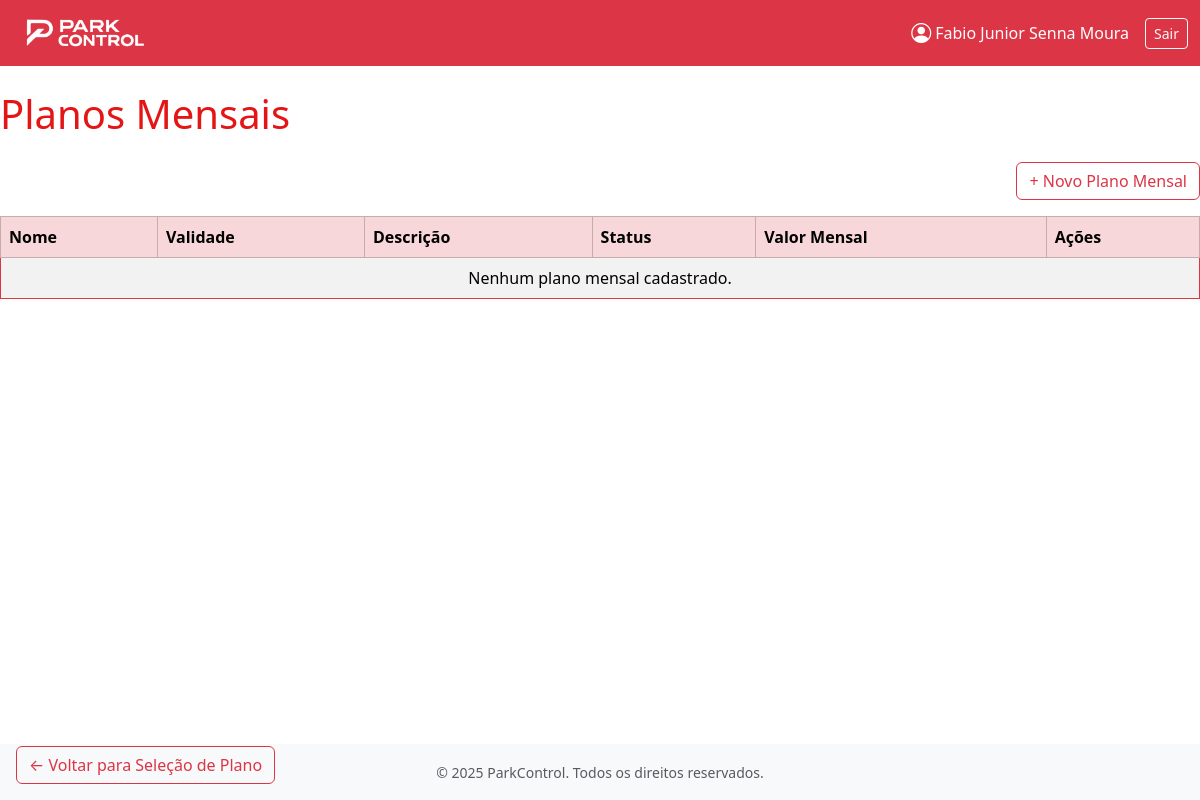
Page /planos/planos/mensais/ (signed in) on the earlier database version.
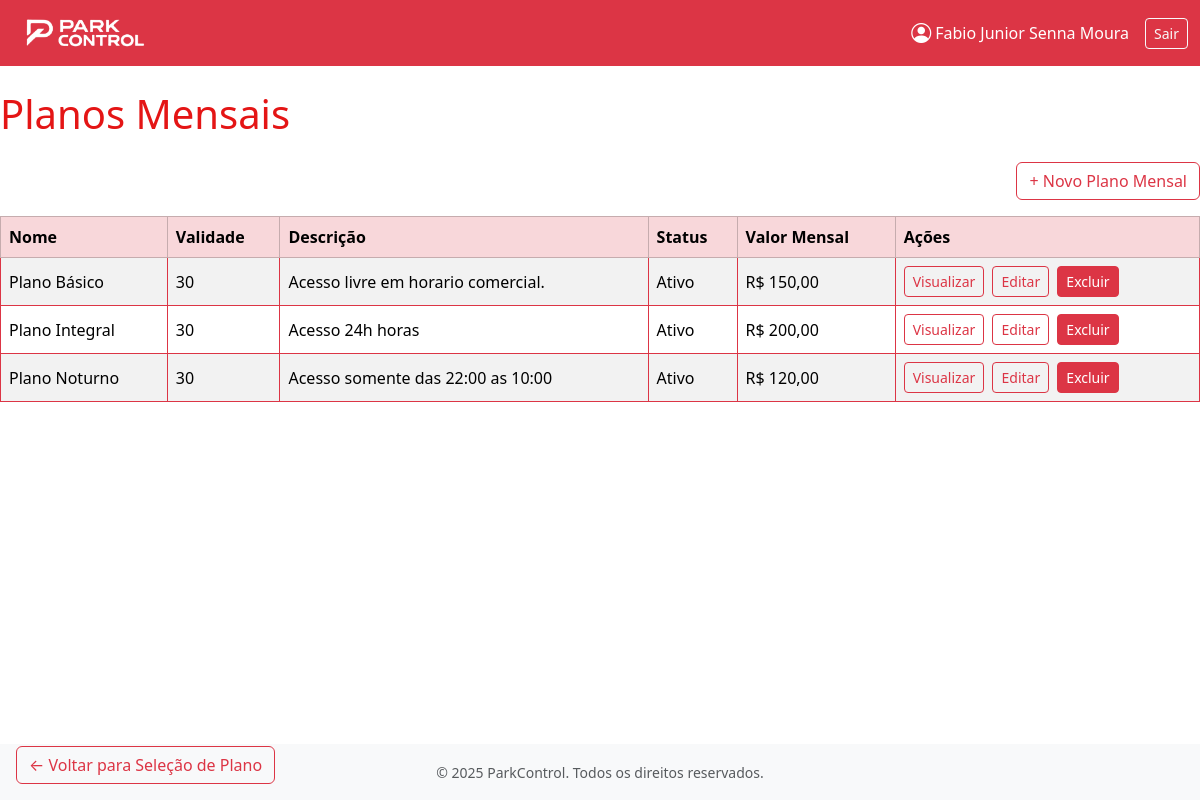
Same page on the later database version.
### apps/planos/models.py (models this page shows, shortened)
class Planos(models.Model):
    TIPO_PLANO_CHOICES = [
        ('Mensalista', 'Mensalista'),
        ('Diarista', 'Diarista'),
    ]
    TIPO_MENSAL_CHOICES = [
        ('Mensal', 'Mensal'),
        ('Anual','Anual')
    ]
    STATUS_CHOICES = [
        ('Ativo', 'Ativo'),
        ('Inativo', 'Inativo'),
    ]
    nome = models.CharField( max_length=50, blank=False, null=False)
    validade = models.PositiveIntegerField(blank=False, null=False)
    descricao = models.TextField(blank=True)
    data_criacao = models.DateTimeField(auto_now_add=True)
    ultima_alteracao = models.DateTimeField(auto_now=True)
    tipo_plano = models.CharField(max_length=20, choices=TIPO_PLANO_CHOICES, blank=False, null=False)
    status = models.CharField(max_length=20, choices=STATUS_CHOICES, blank=True, null=True,default='Ativo')
    valor_diaria = models.DecimalField(max_digits=10, decimal_places=2, blank=True, null=True)
    valor = models.DecimalField(max_digits=10, decimal_places=2, blank=True, null=True)
    tipo_mensal  = models.CharField(max_length=20, choices=TIPO_MENSAL_CHOICES, blank=True, null=True)
    historico = HistoricalRecords()  # Adiciona histórico de alterações

### apps/planos/views.py (the view)
# urls.py: path('planos/mensais/', views.listar_planos_mensais, name='listar_planos_mensais'),
@login_required(login_url='login_parkcontrol')
def listar_planos_mensais(request):
    logger.info(f"Usuário {request.user} listou os planos mensalistas.")
    planos = Planos.objects.filter(tipo_plano='Mensalista')
    return render(request, 'planos/mensais/listar_planos_mensais.html', {'planos': planos})

### apps/planos/templates/planos/mensais/listar_planos_mensais.html (shortened to what this page needs)
{% extends 'base.html' %}
{% block content %}
<h1 class="mb-4" style="color: #E41515;">Planos Mensais</h1>
<div class="d-flex justify-content-end mb-3">
  <a href="{% url 'planos:criar_plano_mensal' %}" class="btn btn-outline-danger">+ Novo Plano Mensal</a>
</div>
<table class="table table-bordered border-danger table-striped align-middle">
  <thead class="table-danger">
    <tr>
      <th>Nome</th>
      <th>Validade</th>
      <th>Descrição</th>
      <th>Status</th>
      <th>Valor Mensal</th>
      <th>Ações</th>
    </tr>
  </thead>
  <tbody>
    {% for plano in planos %}
    <tr>
      <td>{{ plano.nome }}</td>
      <td>{{ plano.validade }}</td>
      <td>{{ plano.descricao }}</td>
      <td>{{ plano.status }}</td>
      <td>R$ {{ plano.valor }}</td>
      <td>
        <a href="{% url 'planos:visualizar_plano_mensal' plano.id %}" class="btn btn-sm btn-outline-danger me-1">Visualizar</a>
        <a href="{% url 'planos:editar_plano_mensal' plano.id %}" class="btn btn-sm btn-outline-danger me-1">Editar</a>
        <a href="{% url 'planos:excluir_plano_mensal' plano.id %}" class="btn btn-sm btn-danger">Excluir</a>
      </td>
    </tr>
    {% empty %}
    <tr>
      <td colspan="6" class="text-center">Nenhum plano mensal cadastrado.</td>
    </tr>
    {% endfor %}
  </tbody>
</table>
<div class="position-fixed bottom-0 start-0 m-3">
  <a href="{% url 'planos:selecao_plano' %}" class="btn btn-outline-danger">← Voltar para Seleção de Plano</a>
</div>
{% endblock %}

Differences in the rows shown:
added Planos: nome "Plano Básico", validade "30", descricao "Acesso livre em horario comercial.", status "Ativo", valor "150,00"
added Planos: nome "Plano Integral", validade "30", descricao "Acesso 24h horas", status "Ativo", valor "200,00"
added Planos: nome "Plano Noturno", validade "30", descricao "Acesso somente das 22:00 as 10:00", status "Ativo", valor "120,00"
Other differences:
text no longer shown: "Nenhum plano mensal cadastrado."
